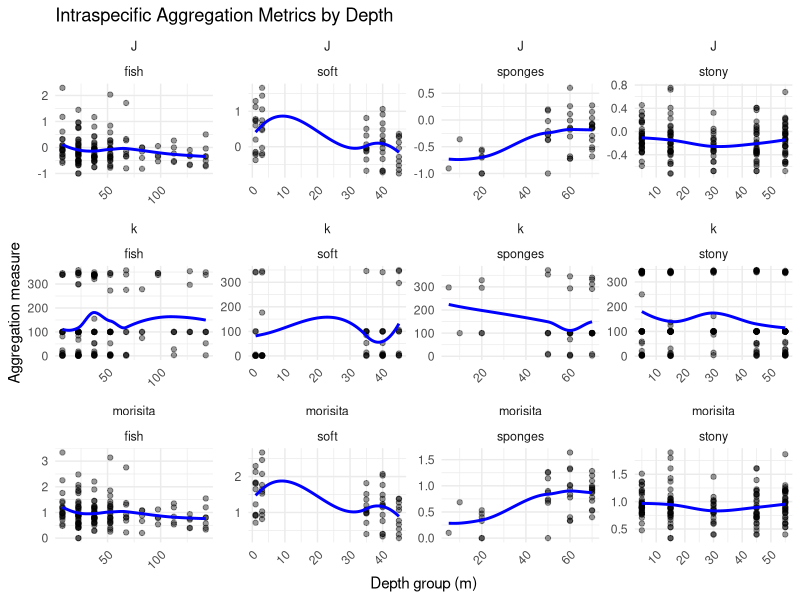
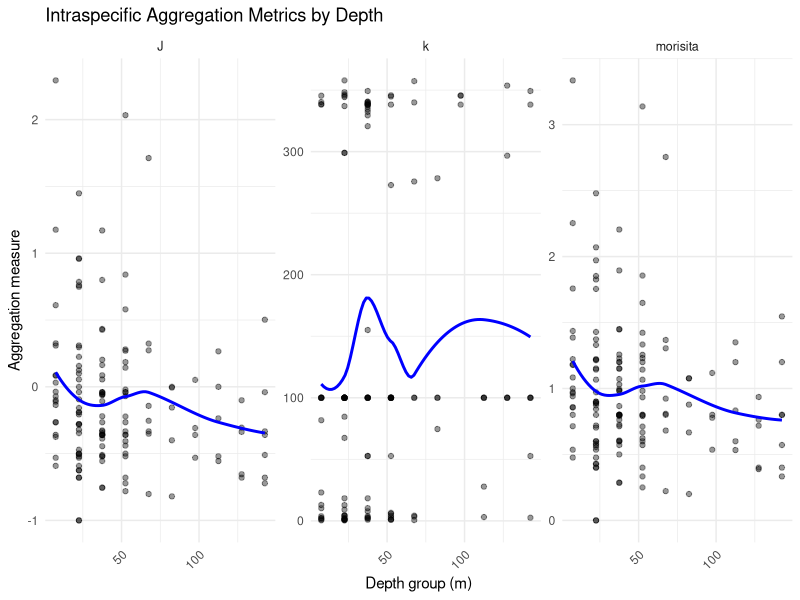
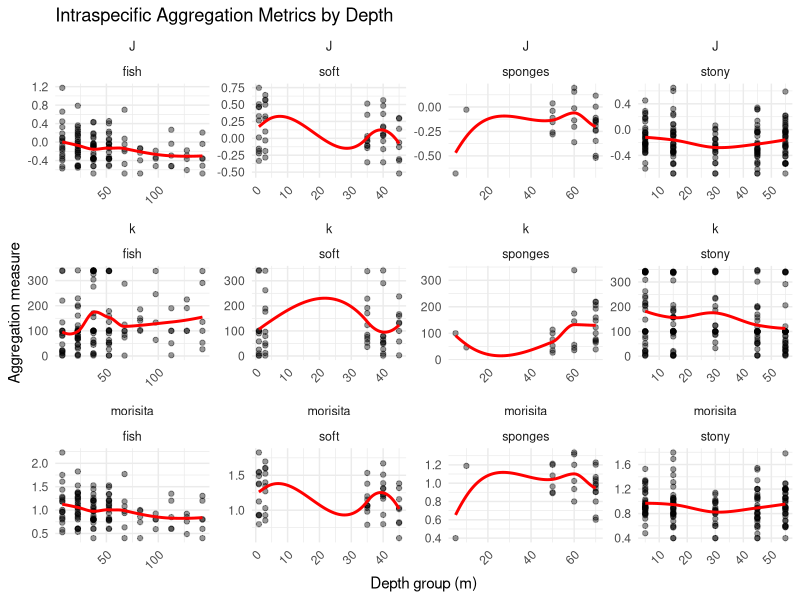

The R script that drew these images, in order:


                      # The final agg code

# Calculating aggregations using 3 methods for each species in each treatment (depth):

     # 1 - the Negative binomial dispersion parameter (k)
                   # 2 - Ives J index
                # 3 - Morisita Index (Iᵈ)

# Required packages
library(dplyr)
library(tidyr)
library(purrr)
library(fitdistrplus)  # for Negative Binomial k
library(vegan)         # for Morisita index
library(ggplot2)
library(patchwork)     # to show plots side by side
library(MASS)          # for negative binomial 

# _______________________________________________________________

# wd:
wd_processed_data <- "C:/Users/inbar/OneDrive/desktop/r/chapter_2/MoBr/data/processed" 
wd_plots <- "C:/Users/inbar/OneDrive/desktop/r/chapter_2/MoBr/output/plots/agg_plot" 
# _______________________________________________________________

# read data:
setwd(wd_processed_data)
fish <- read.csv("wide_red.csv")
sponges <- read.csv("sponges_data.csv")
stony <- read.csv("stony_wide_data.csv")
soft <- read.csv("soft_data.csv")

fish = fish %>% dplyr::select(c(-X)) 
stony  = stony %>% dplyr::select(-X) 
soft = soft %>% dplyr::select(-X) 
# _______________________________________________________________

# data preparations for this analysis:

# renaming columns:
fish <- fish %>% rename(sample = OpCode)
sponges <- sponges %>% rename(sample = quad)
stony <- stony %>% rename(sample = plot, depth_group = depth)
soft <- soft %>% rename(depth_group = depth)

# ------------

# rename
fish <- fish %>% rename(lon = lon_x)
fish <- fish %>% rename(lat = lat_y)
# ------------

# adding a column for the taxonomic groups id:
fish    <- fish    %>% mutate(taxon = 'fish',           .before = 1)
sponges <- sponges %>% mutate(taxon = 'sponges',        .before = 1)
stony   <- stony   %>% mutate(taxon = 'stony',   .before = 1)
soft    <- soft    %>% mutate(taxon = 'soft',    .before = 1)
# ------------

# binning the fish data:
# 8.1 - 149 m to - 15 m bins (10 breaks)
fish <- fish %>% mutate(depth_group = cut(fish$depth,                                         
                                          breaks=c(0, 15, 30, 45, 60, 75, 90, 105, 120, 135, 149),
                                          labels=c('7.5', '22.5', '37.5', '52.5', '67.5','82.5', '97.5', '112.5', '127.5', '142.5'))) %>% 
  relocate(depth_group,.after = depth) 
# ------------

fish    <- fish %>% dplyr::select(-sea, -temperature)
sponges <- sponges %>% dplyr::select(-Habitat, -Site)
# ------------

taxon_list <- list(fish = fish, sponges = sponges, stony = stony, soft = soft)

# _______________________________________________________________
 
        # Step 1: Define aggregation functions:

# J index (Ives)
calc_J <- function(ab_vec) {
  if (length(ab_vec) < 2 || sum(ab_vec) < 5 || all(ab_vec == 0)) return(NA)
  xj <- ab_vec
  X <- mean(xj)
  N <- length(xj)
  J <- (sum(xj * (xj - 1)) / (X * N) - X) / X
  return(J)
}

# - - - 

# Negative binomial k using glm.nb
calc_k <- function(ab_vec) {
  if (length(ab_vec) < 2 || sum(ab_vec) < 5 || var(ab_vec) == 0) return(NA)
  tryCatch({
    fit <- MASS::fitdistr(ab_vec, densfun = "Negative Binomial")
    return(fit$estimate["size"])  # 'size' is k
  }, error = function(e) return(NA))
}

# calc_k <- function(ab_vec) {
#   if (length(ab_vec) < 2 || sum(ab_vec) < 5 || var(ab_vec) == 0) return(NA)
#   tryCatch({
#     df <- data.frame(count = ab_vec, x = seq_along(ab_vec))  # Dummy predictor
#     model <- MASS::glm.nb(count ~ 1, data = df)  # Intercept-only model
#     return(model$theta)  # theta is the dispersion parameter (k)
#   }, error = function(e) return(NA))
# }

# - - - 

# Morisita index (standardized)
calc_morisita <- function(ab_vec) {
  if (length(ab_vec) < 2 || sum(ab_vec) < 5 || all(ab_vec == 0)) return(NA)
  mat <- matrix(ab_vec, ncol = 1)
  mori <- vegan::dispindmorisita(mat)[1, 1]
  return(mori)
}

# _______________________________________________________________

     # Step 2: Apply Functions to Each Taxon by Depth Group

agg_results <- map_dfr(names(taxon_list), function(taxon_name) {
  df <- taxon_list[[taxon_name]]
  
  df_long <- df %>%
    pivot_longer(cols = 7:ncol(.), names_to = "species", values_to = "abundance") %>%
    filter(abundance > 0)  # exclude species not observed
  
  df_grouped <- df_long %>%
    mutate(depth_group = as.character(depth_group)) %>%
    group_by(depth_group, species) %>%
    summarise(
      abund_vec = list(abundance),
      .groups = "drop"
    ) %>%
    mutate(
      J = map_dbl(abund_vec, calc_J),
      k = map_dbl(abund_vec, calc_k),
      morisita = map_dbl(abund_vec, calc_morisita),
      taxon = taxon_name
    )
  
  return(df_grouped)
})

# _______________________________________________________________


        # Step 3: Plotting the Results Side by Side

# Convert depth_group to numeric if possible (for better spacing on x-axis)
 agg_results <- agg_results %>%
   mutate(depth_group_numeric = as.numeric(as.character(depth_group)))

# Pivot longer to make it tidy for ggplot
agg_long <- agg_results %>%
  pivot_longer(cols = c(J, k, morisita), names_to = "metric", values_to = "value")

# Plot
ggplot(agg_long, aes(x = depth_group_numeric, y = value)) +
  geom_point(alpha = 0.4) +
  geom_smooth(method = "loess", se = FALSE, color = "blue") +
  facet_wrap(~ metric + taxon, scales = "free") +  # Free x and y axes
  theme_minimal() +
  labs(
    title = "Intraspecific Aggregation Metrics by Depth",
    x = "Depth group (m)",
    y = "Aggregation measure"
  ) +
  theme(
    axis.text.x = element_text(angle = 45, hjust = 1),
    strip.text = element_text(size = 9)
  )

# _______________________________________________________________

                  # fish alone

df <- taxon_list[['fish']]

df_long <- df %>%
  pivot_longer(cols = 7:ncol(.), names_to = "species", values_to = "abundance") %>%
  filter(abundance > 0)  # exclude species not observed

df_grouped <- df_long %>%
  mutate(depth_group = as.character(depth_group)) %>%
  group_by(depth_group, species) %>%
  summarise(
    abund_vec = list(abundance),
    .groups = "drop"
  ) %>%
  mutate(
    J = map_dbl(abund_vec, calc_J),
    k = map_dbl(abund_vec, calc_k),
    morisita = map_dbl(abund_vec, calc_morisita),
    taxon = 'fish'
  )

df_grouped <- df_grouped %>%
  mutate(depth_group_numeric = as.numeric(as.character(depth_group)))

# Pivot longer to make it tidy for ggplot
df_grouped_long <- df_grouped %>%
  pivot_longer(cols = c(J, k, morisita), names_to = "metric", values_to = "value")

# Plot
ggplot(df_grouped_long, aes(x = depth_group_numeric, y = value)) +
  geom_point(alpha = 0.4) +
  geom_smooth(method = "loess", se = FALSE, color = "blue") +
  facet_wrap(~ metric, scales = "free") +  # Free x and y axes
  theme_minimal() +
  labs(
    title = "Intraspecific Aggregation Metrics by Depth",
    x = "Depth group (m)",
    y = "Aggregation measure"
  ) +
  theme(
    axis.text.x = element_text(angle = 45, hjust = 1),
    strip.text = element_text(size = 9)
  )

# ___________________________________________________

# Conclusions:
# the results are quit consistent among the methods
# BUT THEY ARE NOT CONSISTENT WITH the mobr analysis for the fish:
# aggregations are lower around 30 m.

# next step - choose a method and add it to the general graph:
# - While I prefer the J index because it was used in a paper I read to evaluate agg, 
# - the senlm package to not accept negative values and the J has them...
# - The other methods were mentioned as well in the paper in general, without specific calculations.
# - k looks noisy and morisita look similar to J. 

# After discussing with Yoni we decided to use morisita

# save Morisita index to add it to the main graph:
morisita_results <- agg_long %>% filter(metric == "morisita")

# remove NA in the value column
morisita_results_clean <- morisita_results %>% as.data.frame() %>% filter(!is.na(value))%>%
  dplyr::select(-abund_vec)  

setwd(wd_processed_data)
write.csv(morisita_results_clean, "agg_morisita_results.csv")

# ___________________________________________________





                # Double check 

# - controlling for the uneven sampling effort among
# depth layers by sampling the in number of samples per layer and averaging the results

n_iter <- 50

agg_results_avr_4 <- map_dfr(names(taxon_list), function(taxon_name) {
  df <- taxon_list[[taxon_name]]
  
  metrics_list <- vector("list", n_iter)
  
  for (i in 1:n_iter) {
    df_long <- df %>%
      pivot_longer(cols = 7:ncol(.), names_to = "species", values_to = "abundance") %>%
      filter(abundance > 0)
    
    df_long <- df_long %>%
      mutate(depth_group = as.character(depth_group)) %>%
      group_by(depth_group) %>%
      group_modify(~ {
        if (n_distinct(.x$sample) >= 4) {
          sampled_ids <- sample(unique(.x$sample), 4)
          .x %>% filter(sample %in% sampled_ids)
        } else {
          tibble()
        }
      }) %>%
      ungroup()
    
    df_grouped <- df_long %>%
      group_by(depth_group, species) %>%
      summarise(
        abund_vec = list(abundance),
        .groups = "drop"
      ) %>%
      mutate(
        J = map_dbl(abund_vec, calc_J),
        k = map_dbl(abund_vec, calc_k),
        morisita = map_dbl(abund_vec, calc_morisita),
        iter = i
      )
    
    metrics_list[[i]] <- df_grouped
  }
  
  # Combine all iterations, then average
  all_iters <- bind_rows(metrics_list) %>%
    group_by(depth_group, species) %>%
    summarise(
      J = mean(J, na.rm = TRUE),
      k = mean(k, na.rm = TRUE),
      morisita = mean(morisita, na.rm = TRUE),
      taxon = taxon_name,
      .groups = "drop"
    )
  
  return(all_iters)
})


# Convert depth_group to numeric if possible (for better spacing on x-axis)
agg_results_avr_4 <- agg_results_avr_4 %>%
  mutate(depth_group_numeric = as.numeric(as.character(depth_group)))

# Pivot longer to make it tidy for ggplot
agg_long <- agg_results_avr_4 %>%
  pivot_longer(cols = c(J, k, morisita), names_to = "metric", values_to = "value")

# Plot
ggplot(agg_long, aes(x = depth_group_numeric, y = value)) +
  geom_point(alpha = 0.4) +
  geom_smooth(method = "loess", se = FALSE, color = "red") +
  facet_wrap(~ metric + taxon, scales = "free") +  # Free x and y axes
  theme_minimal() +
  labs(
    title = "Intraspecific Aggregation Metrics by Depth",
    x = "Depth group (m)",
    y = "Aggregation measure"
  ) +
  theme(
    axis.text.x = element_text(angle = 45, hjust = 1),
    strip.text = element_text(size = 9)
  )

# conclusion - the results didnt change drastically compared to the full data set
